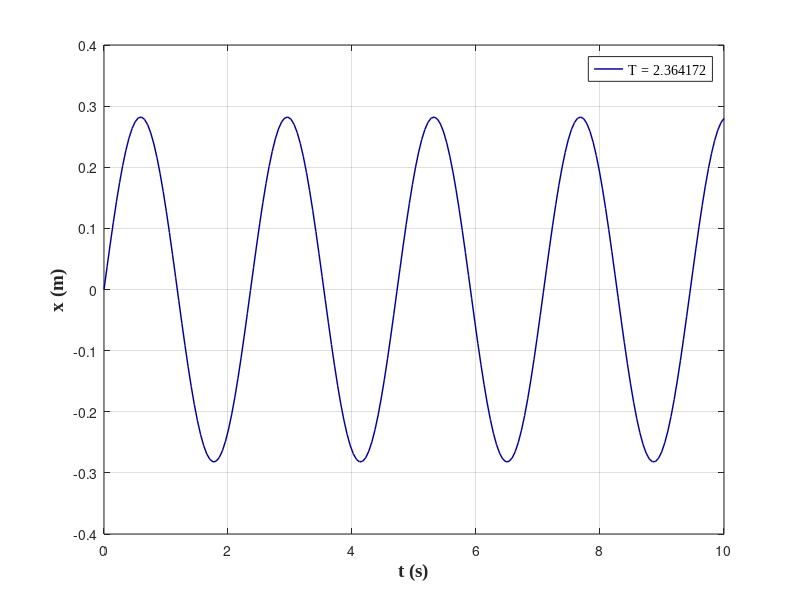

MATLAB code for this plot:
clear all
close all
clc

%% System Parameters
% Physical properties
omega = 5; % Hz | angular frequency
mu = 0.18; % kinetic friction coefficient
g = 9.81; % m/s^2 | gravitational acceleration
length = 0.5; % m | the length between the centers of the cylinders
L = length/2; % m | half-length between the centers of the cylinders
r = .15; % m | radius of each of the cylinders
T = 2*pi*sqrt(L/(mu*g));% s | period of oscillation

% Function properties
n = 200; % number of samples | the higher this number is, the more accurate the results would seemingly be.
t_end = 10; % s | the time at which the simulation ends
t = linspace(0,t_end,n); % s | the time span for the simulation

%% Generating x(t)
x = sqrt(omega^2*r^2*L/(g*mu)).*sin(sqrt(mu*g/L).*t);

%% Visualization
figure
plot(t,x,'Color',[0 0 .6],'LineWidth',1.05)
legend(sprintf('T = %f',T),'FontSize',9.75,'FontName','Times New Roman');
ylabel('x (m)','FontName','Times New Roman','FontSize',14,'FontWeight','bold')
xlabel('t (s)','FontName','Times New Roman','FontSize',14,'FontWeight','bold')
grid on
